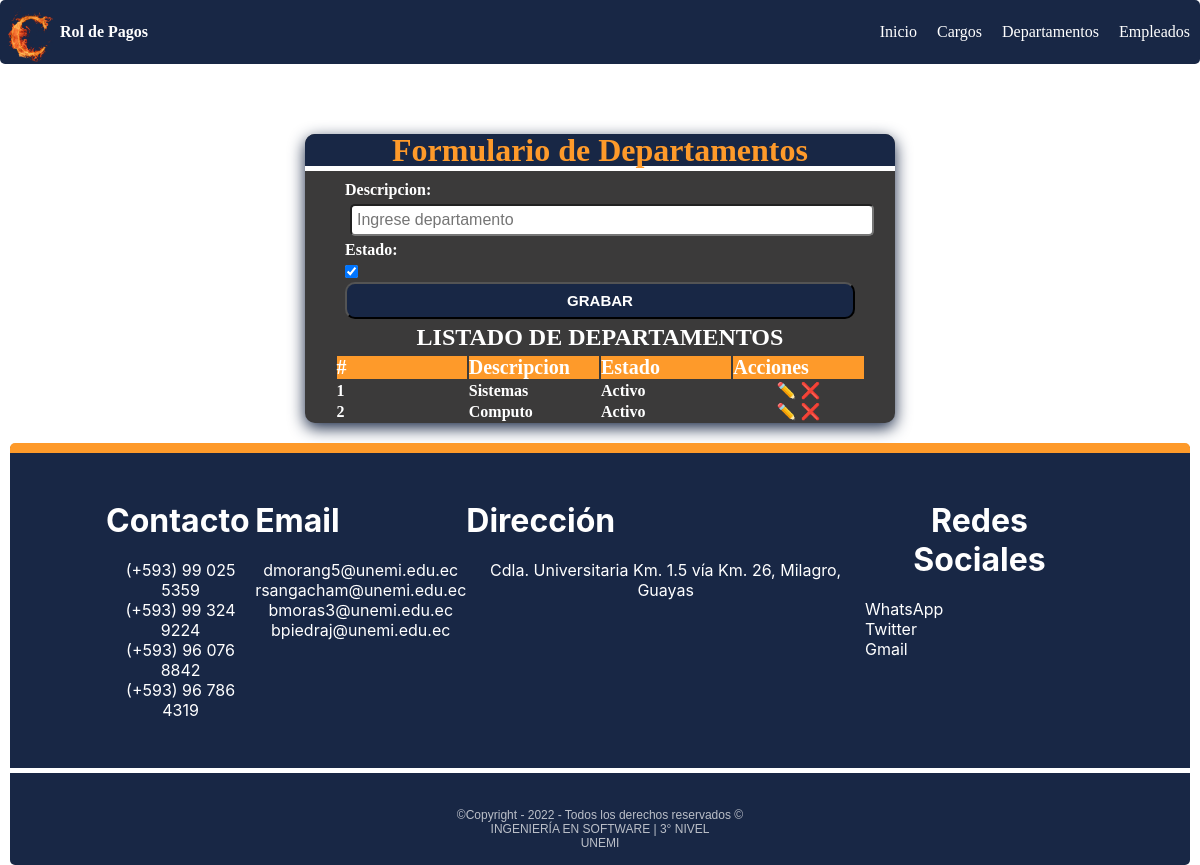
Page /dpto/ on the committed database.
### mtto/models.py (models this page shows, shortened)
class Departamento(models.Model):
    descripcion = models.CharField(max_length=100, blank=True, null=True)
    estado = models.BooleanField(default=True)
    fecha_creacion = models.DateTimeField(auto_now_add=False, auto_now=True)
    class Meta:
        verbose_name = "Departamento"
        verbose_name_plural = "Departamentos"
        ordering = ['id']

### mtto/views.py (the view)
# urls.py: path('dpto/',crearDepartamento,name="departamento" ),
def crearDepartamento(request):
    if request.method == "POST":
        print("entro por post")
        departamento_form = DepartamentoFrom(request.POST)
        if departamento_form.is_valid():
            departamento_form.save()
    else:
        print("entro por get")
    departamento_form = DepartamentoFrom()
    departamentos = Departamento.objects.all()
    return render(request, "pages/departamento.html",
                  {'departamentoForm': departamento_form, 'departamentos': departamentos, 'accion': 'Grabar'})

### mtto/forms.py
class DepartamentoFrom(forms.ModelForm):
    class Meta:
        model = Departamento
        fields = ['descripcion', 'estado']
        widgets = {
            'descripcion': forms.TextInput(attrs={
                'placeholder': 'Ingrese departamento',
                'class': 'form-group',
                'required': True
            }),
        }

### templates/Pages/departamento.html (shortened to what this page needs)
{% extends "inicio.html" %}
{% load static %}
{% block css %}
   <link rel="stylesheet" href="{% static 'css/formulario.css' %}" />
{% endblock %}
{% block contenido %}
      <section class="form-container">
        <div class="form-header" >
          <h1>Formulario de Departamentos </h1>
        </div>
        <form method="POST" id="form-departamento" class="form">
          {{ departamentoForm.as_p }}
          <button
            id="enviar"
            type="submit"
            name="enviar">
            {{ accion }}
          </button>
        </form>
        <div class="consulta none table-responsive" id="consulta">
          <h2 style="text-align: center;">Listado de Departamentos</h2>
          <table class="consulta-est" id="consulta-est" border="0">
             <thead >
                <th >#</th>
                <th>Descripcion</th>
                <th>Estado</th>
                <th>Acciones</th>
             </thead>
             <tbody class="detalle-est" id="detalle-est">
                {% for departamento in departamentos  %}
                <tr>
                  <td>{{departamento.id}}</td>
                  <td>{{departamento.descripcion}}</td>
                  <td>{% if departamento.estado %}
                    Activo
                    {% else %}
                    Inactivo
                    {% endif %}
                  </td>
                  <td class="acciones">
                    <a href="{% url 'editar_departamento' departamento.id %}">✏️</a>
                    <a href="{% url 'eliminar_departamento' departamento.id %}">❌</a>
                  </td>
                </tr>
                {% endfor %}
             </tbody>
          </table>
       </div>
      </section>
 {% endblock %}

### static/css/main.css (style rules this page uses)
:root { --primary-color: #182745; --secundary-color: #9c000e; --boton-success:#81f0b2; --boton-secundary:#3b3a3a; --boton-warning:#fe9a2a; --boton-cancelar:#fe4093; --font-size:16px; --font-color:#000; --font-color-reverse:#fff; }
html { box-sizing: border-box; font-size: var(--font-size); scroll-behavior: smooth; color:var(--font-color); }
:before,*:after { box-sizing: inherit; }
body { margin:0; overflow-x: hidden; box-sizing: inherit }
a { text-decoration: none; color: var(--font-color-reverse); }

### static/css/footer.css (style rules this page uses)
* { margin: 0; padding: 0; transition: 0.5s; }
body { height: 100vh; width: 100%; position: relative; }

### static/css/formulario.css (style rules this page uses)
.form-container { background-color: var(--boton-secundary); max-width: 50%; min-width: 240px; border-radius: 10px; box-shadow: 0px 5px 16px 0px var(--primary-color); overflow: hidden; color: var(--font-color-reverse); font-weight: 900; margin: 0 auto; }
.form-header { background: var(--primary-color); padding: 1px; text-align: center; border-bottom: 5px solid var(--font-color-reverse); line-height:30px; }
.form-header h1 { color: var(--boton-warning); font-size: 32px; }
form { padding: 5px 40px; }
.form-group input, .form-group select, .form-group textarea, .form-group { display: block; width: 100%; padding: 5px; margin: 5px; font-size: 1rem; border-radius: 5px; }
.form label { margin: 5px auto; display: block; }
.form button { display: block; width: 100%; padding: 8px; background: var(--primary-color); border-radius: 10px; color: var(--font-color-reverse); cursor: pointer; font-weight: 900; font-size: 15px; text-transform: uppercase; transition: background-color 0.3s ease-in-out; }
.table-responsive { width: 100%; overflow-y: hidden; -ms-overflow-style: -ms-autohiding-scrollbar; display: flex; flex-direction:column; justify-content: center; align-items: center; }
.consulta h2 { color: var(--font-color-reverse); text-transform: uppercase; margin-bottom: 3px; text-align: center; }
.consulta-est { width: 90%; }
.consulta-est th { background-color: var(--boton-warning); color:var(--font-color-reverse); font-size:20px; text-align: center; }
.consulta-est th, td { width: 25%; text-align: left; }
.detalle-est .acciones { text-align: center; }

### rows in the picture
Departamento: id "1", descripcion "Sistemas", estado "Activo"
Departamento: id "2", descripcion "Computo", estado "Activo"

### other values in the picture
{{ accion }} "GRABAR"
